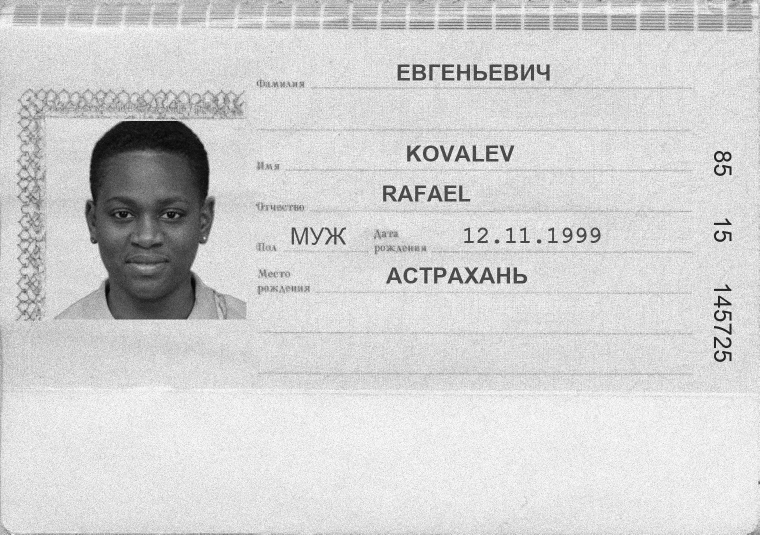
#> input picture idnet_processed/real/national_id/0c92ef1defde125e92437d0abb04f0f8eff97f8e32edf78782837ce07d844d78.png, 1519 x 1069 px (shown at 1/2 size)
$ python verify-real.py   (older library calls are emulated)
#> lines starting #> are read from the running program, lines starting #| are printed output that depends on the picture

import glob
import os
import sys

import cv2
import numpy as np

sys.path.append(os.path.dirname(os.path.dirname(os.path.abspath(__file__))))
from config import SAMPLE_DIR, CATEGORIES

SALT_PEPPER_THRESHOLD = 0.01   # fraction of pure-black/pure-white pixels
BLOCK_GRID_SIZE = 8
Z_SCORE_THRESHOLD = 8.0        # one block's edge energy wildly unlike the rest


def _salt_pepper_fraction(gray_image):
    return float(np.mean(gray_image == 0) + np.mean(gray_image == 255))


def _max_block_zscore(gray_image, grid_size=BLOCK_GRID_SIZE):
    h, w = gray_image.shape
    bh, bw = h // grid_size, w // grid_size
    if bh == 0 or bw == 0:
        return 0.0
    lap_vars = []
    for i in range(grid_size):
        for j in range(grid_size):
            block = gray_image[i * bh:(i + 1) * bh, j * bw:(j + 1) * bw]
            lap_vars.append(cv2.Laplacian(block, cv2.CV_64F).var())
    lap_vars = np.array(lap_vars)
    std = lap_vars.std()
    if std < 1e-6:
        return 0.0
    return float(np.max(np.abs(lap_vars - lap_vars.mean())) / std)


def verify_real_samples():
    real_dir = os.path.join(SAMPLE_DIR, "real")
    suspicious = []
    total = 0

    for category in CATEGORIES.keys():
        files = glob.glob(os.path.join(real_dir, category, "*.*"))
        for f in files:
            img = cv2.imread(f, cv2.IMREAD_GRAYSCALE)
#> img is the input picture: shape (1069, 1519); min 0, max 255, mean 209.3
            if img is None:
                continue
            total += 1

            sp_frac = _salt_pepper_fraction(img)
#> sp_frac = 0.00746
            z = _max_block_zscore(img)
#> after the loop in _max_block_zscore, `for i in range(grid_size):`:
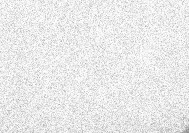
#> block: shape (133, 189); min 137, max 255, mean 233.2
#> after the loop in _max_block_zscore, `for i in range(grid_size):`: lap_vars = 64 values, max 6987.9 at index 20, min 2290.3 at index 17, mean 5357.1
#> in _max_block_zscore, `std = lap_vars.std()`: std = 972.9
#> z = 3.15

            if sp_frac > SALT_PEPPER_THRESHOLD or z > Z_SCORE_THRESHOLD:
                suspicious.append((f, sp_frac, z))
#> pass 2 of the loop in verify_real_samples, `for category in CATEGORIES.keys():`:
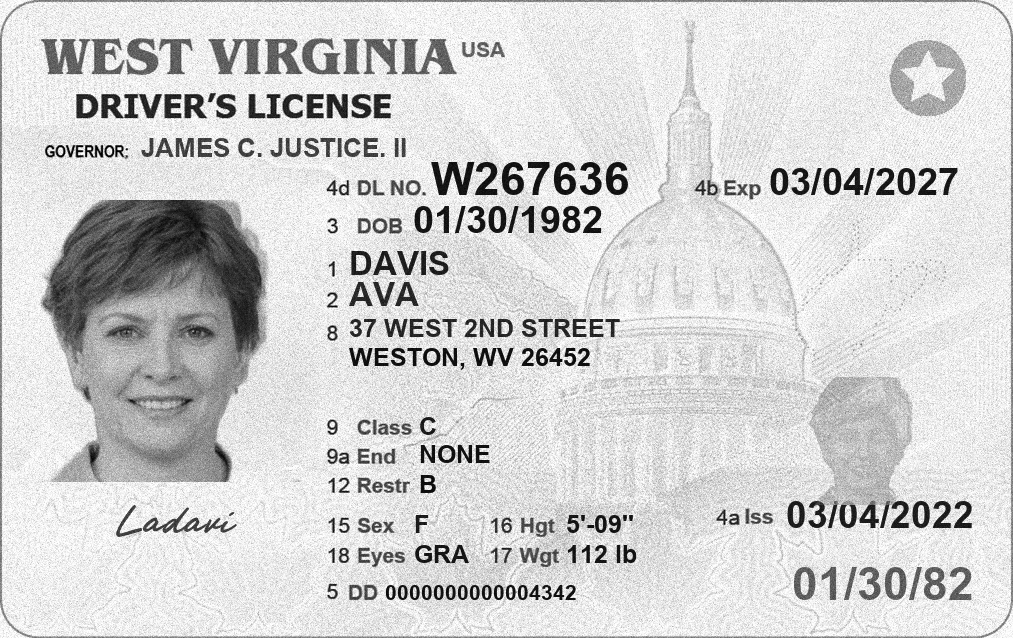
#> input picture idnet_processed/real/drivers_license/2047c5dce8b40c9db1941e3431ee30237d880bd7f3010e78d624e73e9a798e55.png, 1013 x 638 px
#> in verify_real_samples, img is the input picture: shape (638, 1013); min 0, max 255, mean 209.6
#> in verify_real_samples, `sp_frac = _salt_pepper_fraction(img)`: sp_frac = 0.0256
#> after the loop in _max_block_zscore (call 2), `for i in range(grid_size):`:
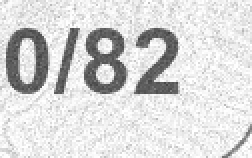
#> block: shape (79, 126) (shown 2 times larger); min 63, max 255, mean 215.9
#> after the loop in _max_block_zscore (call 2), `for i in range(grid_size):`: lap_vars = 64 values, max 11477.2 at index 35, min 2389.8 at index 25, mean 5207
#> std = 2135.8
#> in verify_real_samples, `z = _max_block_zscore(img)`: z = 2.94

    print(f"Scanned {total} images under {os.path.abspath(real_dir)}")
    if not suspicious:
        print("No contamination signs found (no salt-and-pepper noise, no localized anomalies).")
        return

    print(f"\n{len(suspicious)} suspicious image(s) -- review these manually:")
#| 1 suspicious image(s) -- review these manually:
    for f, sp_frac, z in sorted(suspicious, key=lambda row: -max(row[1] * 100, row[2])):
        print(f"  salt-pepper={sp_frac:.3f}  block_zscore={z:6.2f}  {f}")
#> this loop made 1 pass
#> (sp_frac, z) on pass 1: (0.0256, 2.94)
#|   salt-pepper=0.026  block_zscore=  2.94  idnet_processed/real/drivers_license/2047c5dce8b40c9db1941e3431ee30237d880bd7f3010e78d624e73e9a798e55.png


if __name__ == "__main__":
    verify_real_samples()
